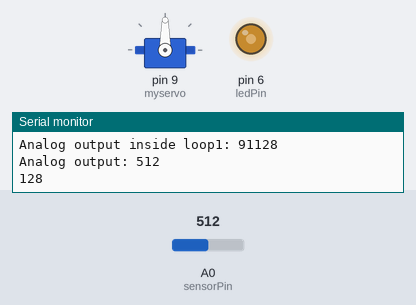
Bench run of a sketch on a simulated Arduino Uno, built with avr-gcc and run on an emulated ATmega328P. On the bench: servo, output pins drawn as LEDs (lit = HIGH), the last lines printed to the serial monitor. The inputs (shaded band) are chosen by the test bench; at power-on: A0 (sensorPin) = 512.

Above: at 1.9 s.
2.0 s: A0 (sensorPin) set to 306
At 2.7 s:
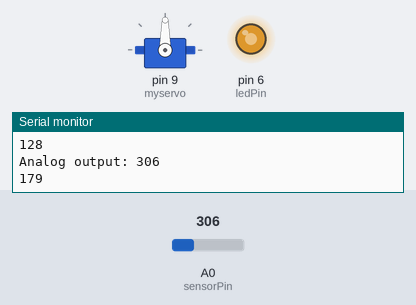
3.6 s: A0 (sensorPin) set to 122
At 5.3 s:
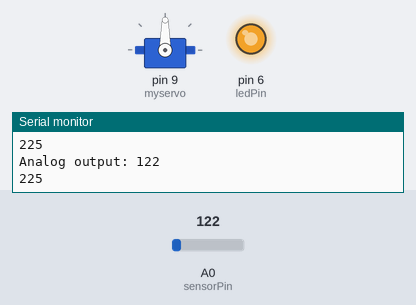
5.6 s: A0 (sensorPin) set to 900
At 7.1 s:
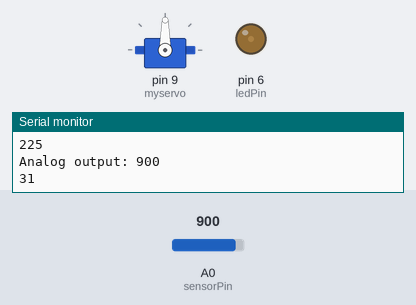
7.6 s: A0 (sensorPin) set to 1023
At 8.28 s:
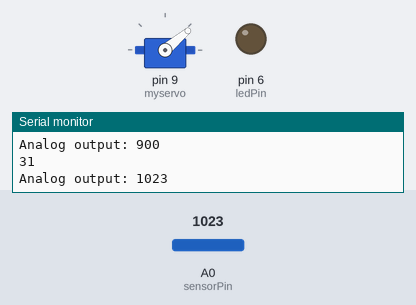
9.8 s: A0 (sensorPin) set to 80
At 10.9 s:
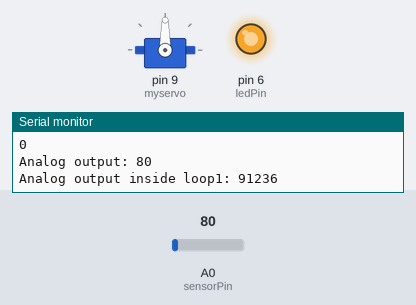
12.0 s: A0 (sensorPin) set to 511
At 13.7 s:
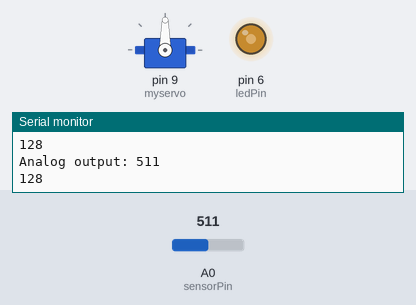
Timing chart, 0 to 15.0 s (numbered marks = the images above; inputs shaded):
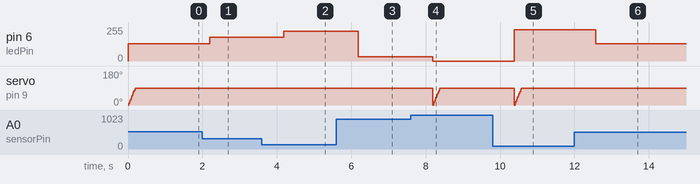

Measured:
- after the input at 2.0 s, pin 6 (ledPin): 128/255 → 179/255 after 0.19 s
- after the input at 3.6 s, pin 6 (ledPin): 179/255 → 225/255 after 0.59 s
- after the input at 5.6 s, pin 6 (ledPin): 225/255 → 31/255 after 0.59 s
- after the input at 7.6 s, pin 6 (ledPin): 31/255 → 0/255 after 0.60 s
- after the input at 9.8 s, pin 6 (ledPin): 0/255 → 236/255 after 0.59 s
- after the input at 12.0 s, pin 6 (ledPin): 236/255 → 128/255 after 0.58 s

The sketch:

servorain.ino
```cpp
#include <Servo.h>
#define ledPin 6
#define sensorPin A0

Servo myservo;  // create servo object to control a servo
// twelve servo objects can be created on most boards

int pos = 0; //angle
boolean open=true; //is window open


void setup() {

  Serial.begin(9600);

  pinMode(ledPin, OUTPUT);

  digitalWrite(ledPin, HIGH);

}


void loop() {

  Serial.print("Analog output: ");
  myservo.attach(9); //attaching the servo with arduino (pin no=9)

  Serial.println(readSensor());

  delay(1000);

}


//  This function returns the analog data to calling function

int readSensor() {

  int sensorValue = analogRead(sensorPin);  // Read the analog value from sensor

  int outputValue = map(sensorValue, 0, 1023, 255, 0); // map the 10-bit data to 8-bit data
  // Serial.println("\noutside loop");
   Serial.println(sensorValue);
  analogWrite(ledPin, outputValue); // generate PWM signal
  if(outputValue>0)
  {
    if(open) //if window open, then close it
    {
      for (pos = 0; pos <= 90; pos += 1) { // goes from 0 degrees to 180 degrees
    // in steps of 1 degree
      myservo.write(pos);
      delay(2);

    }
     Serial.print("\nAnalog output inside loop1: ");
    Serial.print(pos);
    open=false; // window is close now
  }
  }

  else
  {
    if(!open) //window closed, then open
    {
      for (pos = 0; pos <= 90; pos += 1) { // goes from 0 degrees to 180 degrees
    // in steps of 1 degree
      myservo.write(pos);
      delay(2);

    }
     Serial.print("\nAnalog output inside loop2: ");
     Serial.print(pos);
    open=true;
  }
  }
  return outputValue;             // Return analog rain value

}
```
